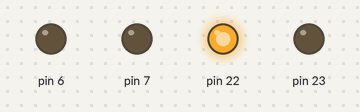
A sketch run on a simulated Arduino Uno, built with avr-gcc and run on an emulated ATmega328P. On the bench: output pins drawn as LEDs (lit = HIGH).

Above: at 0.1 s.
Timing chart, 0 to 1.6 s (numbered marks = the images above):
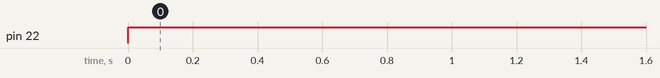

Measured:
- by itself, pin 22: LOW → HIGH at 0.00 s

The sketch:

sketch_dec12c.ino
```cpp
void setup() {
  // put your setup code here, to run once:
DDRB |= (1 << DDB6) | (1 << DDB7);
  DDRD |= (1 << DDD6) | (1 << DDD7);
}

void loop() {
  // put your main code here, to run repeatedly:
PORTB =  (0<<DDB7)|(1<<DDB6);
 PORTD = (1<<DDD4)|(0<<DDD3);
}
```
